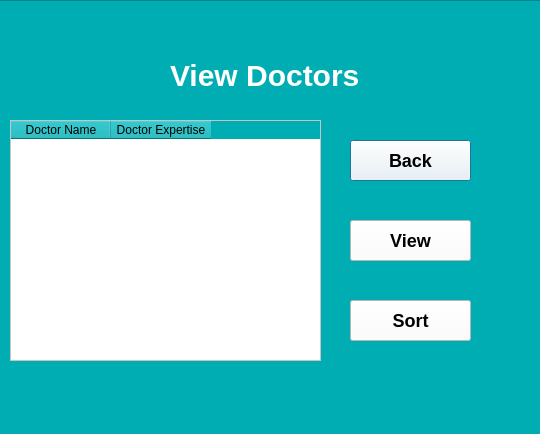
<?xml version="1.0" encoding="UTF-8"?>
<ui version="4.0">
 <class>viewDoc</class>
 <widget class="QDialog" name="viewDoc">
  <property name="geometry">
   <rect>
    <x>0</x>
    <y>0</y>
    <width>540</width>
    <height>434</height>
   </rect>
  </property>
  <property name="windowTitle">
   <string>Dialog</string>
  </property>
  <widget class="QFrame" name="frame">
   <property name="geometry">
    <rect>
     <x>-50</x>
     <y>0</y>
     <width>751</width>
     <height>461</height>
    </rect>
   </property>
   <property name="styleSheet">
    <string notr="true">QFrame{
background-color: #00ADB3;
}</string>
   </property>
   <property name="frameShape">
    <enum>QFrame::Shape::StyledPanel</enum>
   </property>
   <property name="frameShadow">
    <enum>QFrame::Shadow::Raised</enum>
   </property>
   <widget class="QLabel" name="label">
    <property name="geometry">
     <rect>
      <x>220</x>
      <y>50</y>
      <width>191</width>
      <height>51</height>
     </rect>
    </property>
    <property name="styleSheet">
     <string notr="true">QLabel{
color: white;
font-size: 30px;
font-weight: 700;
}</string>
    </property>
    <property name="text">
     <string>View Doctors</string>
    </property>
   </widget>
   <widget class="QTableWidget" name="tableWidget">
    <property name="geometry">
     <rect>
      <x>60</x>
      <y>120</y>
      <width>311</width>
      <height>241</height>
     </rect>
    </property>
    <property name="styleSheet">
     <string notr="true">QTableWidget{
background-color: white;
}</string>
    </property>
    <column>
     <property name="text">
      <string>Doctor Name</string>
     </property>
    </column>
    <column>
     <property name="text">
      <string>Doctor Expertise</string>
     </property>
    </column>
   </widget>
   <widget class="QPushButton" name="pushButton">
    <property name="geometry">
     <rect>
      <x>400</x>
      <y>140</y>
      <width>121</width>
      <height>41</height>
     </rect>
    </property>
    <property name="styleSheet">
     <string notr="true">QPushButton{
background-color: white;
font-size: 18px;
font-weight: 700;
}</string>
    </property>
    <property name="text">
     <string>Back</string>
    </property>
   </widget>
   <widget class="QPushButton" name="pushButton_2">
    <property name="geometry">
     <rect>
      <x>400</x>
      <y>220</y>
      <width>121</width>
      <height>41</height>
     </rect>
    </property>
    <property name="styleSheet">
     <string notr="true">QPushButton{
background-color: white;
font-size: 18px;
font-weight: 700;
}</string>
    </property>
    <property name="text">
     <string>View</string>
    </property>
   </widget>
   <widget class="QPushButton" name="pushButton_3">
    <property name="geometry">
     <rect>
      <x>400</x>
      <y>300</y>
      <width>121</width>
      <height>41</height>
     </rect>
    </property>
    <property name="styleSheet">
     <string notr="true">QPushButton{
background-color: white;
font-size: 18px;
font-weight: 700;
}</string>
    </property>
    <property name="text">
     <string>Sort</string>
    </property>
   </widget>
  </widget>
 </widget>
 <resources/>
 <connections/>
</ui>
